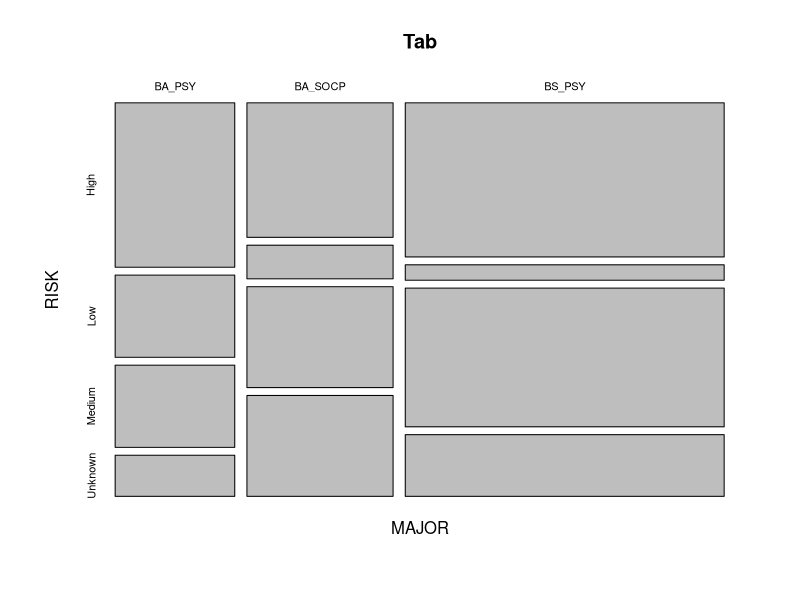
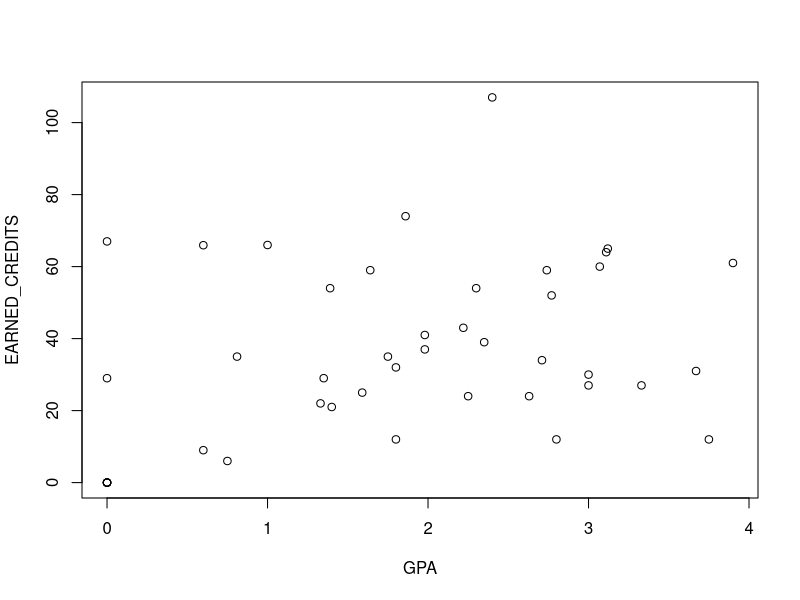
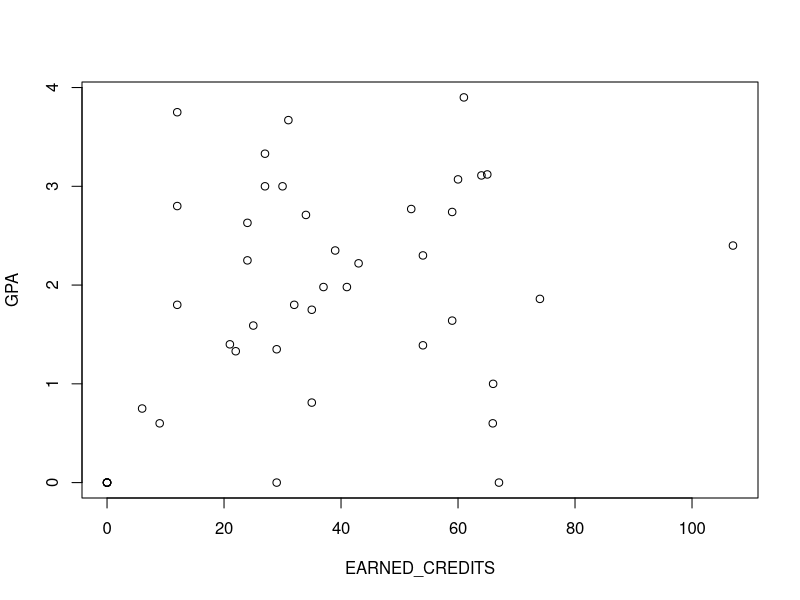
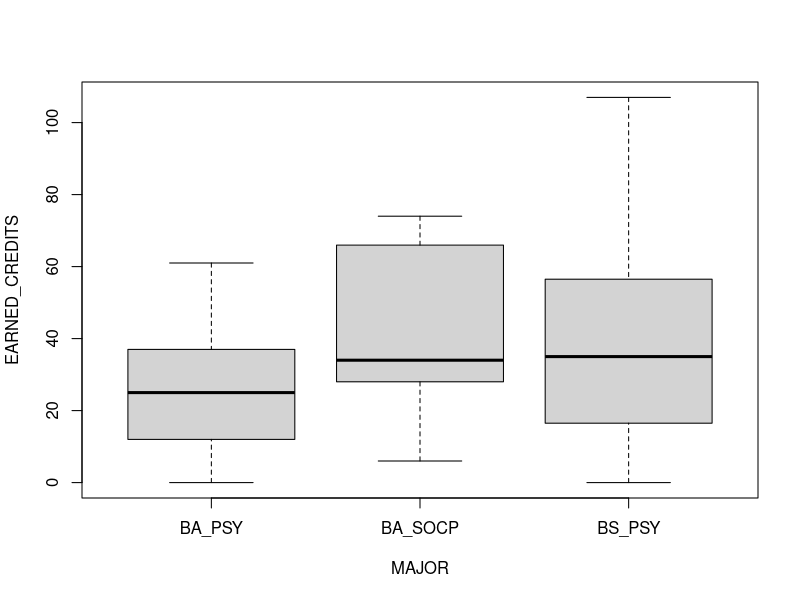

R code for these plots, in order:
## ---- chunk 1
  library(readr)
  Unenrolled <- read_csv("Unenrolled.csv")
  attach(Unenrolled)
## ---- chunk 2
Tab <- table( MAJOR, RISK)

plot(Tab)
## ---- chunk 3
plot(GPA, EARNED_CREDITS)
## ---- chunk 4
plot( EARNED_CREDITS, GPA)
## ---- chunk 5
boxplot(EARNED_CREDITS ~ MAJOR)
